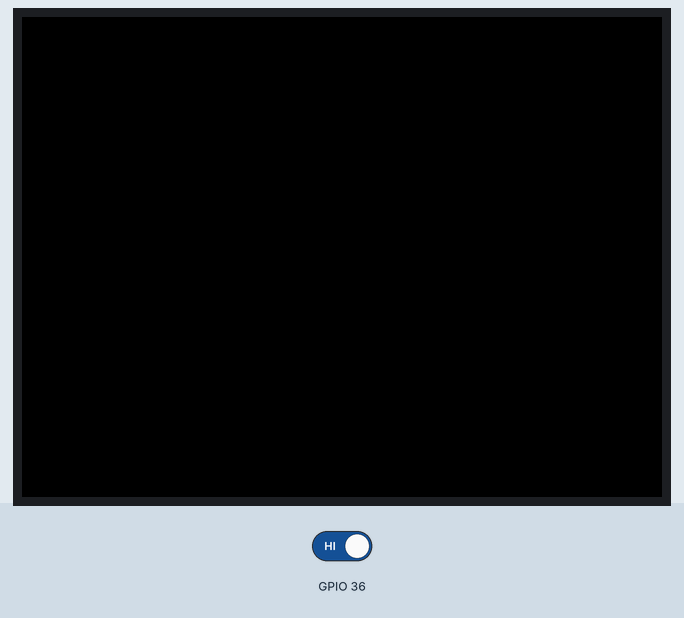
Simulated run of this sketch. Board: ESP32. On the bench: 320×240 colour display. The test bench sets the inputs (shaded band); at power-on: GPIO 36 HIGH.

Above: at 1.4 s.
1.5 s: GPIO 36 driven LOW
At 2.7 s:
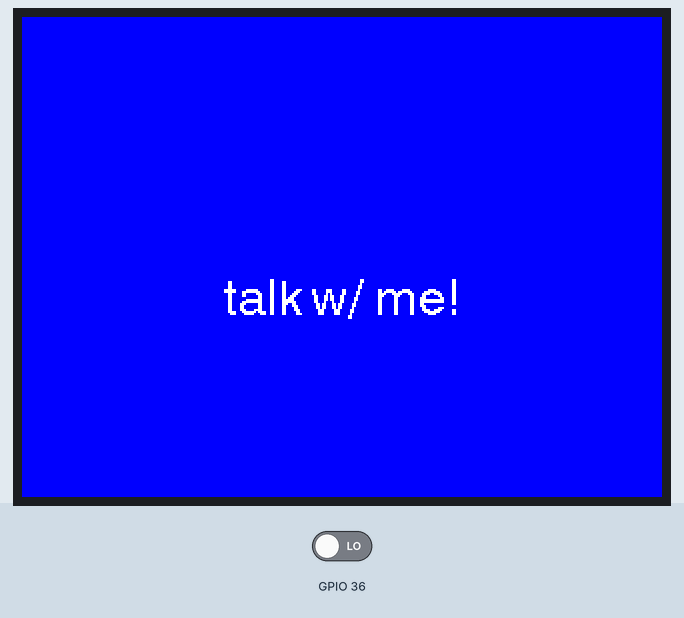
3.0 s: GPIO 36 driven HIGH
At 3.9 s:
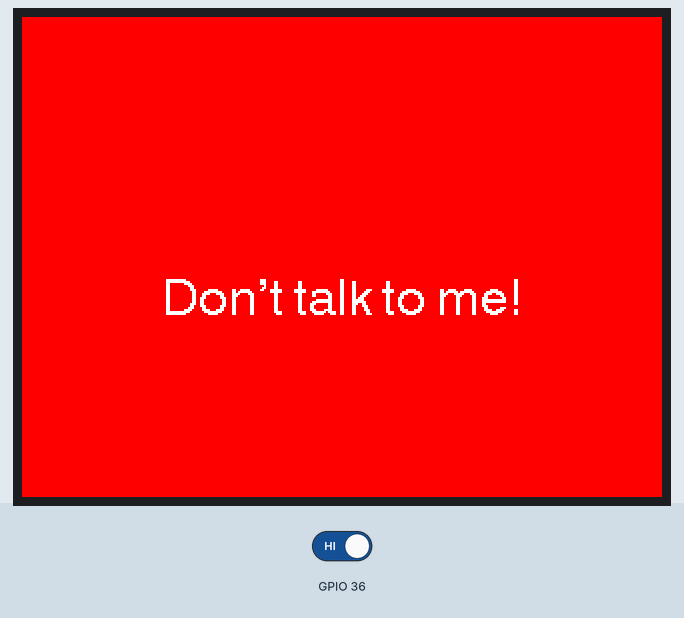
Timing chart, 0 to 6.0 s (numbered marks = the images above; inputs shaded):
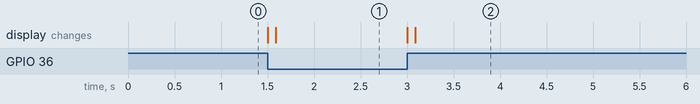

Measured:
- after the input at 1.5 s, the display: first changes at once (image 1 shows a later state)
- after the input at 3.0 s, the display: first changes at once (image 2 shows a later state)

The sketch:

m5stack.ino
```cpp
/*********************************
Hanasikakete-ne Display
----------------------------------
PAYDAY 2022
*********************************/

#include <M5Stack.h>

uint32_t pin36_stat = 0;
uint32_t pre_pinstat = 1;

void setup() {
  // init
  M5.begin();
  M5.Power.begin();

  M5.Lcd.fillScreen(TFT_BLACK);
  M5.Lcd.setTextColor(TFT_WHITE);

  pinMode(36,INPUT);
}


void loop() {
  /*// for test
  if(M5.BtnA.read())
    inactive();
  else if(M5.BtnB.read())
    active();
  */

  // receive from raspberry pi
  pin36_stat = digitalRead(36);

  if(pin36_stat != pre_pinstat){
    if(pin36_stat)
      active();
    else
      inactive();
  }

  pre_pinstat = pin36_stat;
  delay(10);
}

// can talk
void inactive() {
    M5.Lcd.fillScreen(TFT_BLUE);
    delay(10);
    M5.Lcd.drawCentreString("talk w/ me!",160,130,4);
  }

// cannot talk
void active() {
    M5.Lcd.fillScreen(TFT_RED);
    delay(10);
    M5.Lcd.drawCentreString("Don't talk to me!",160,130,4);
}
```
